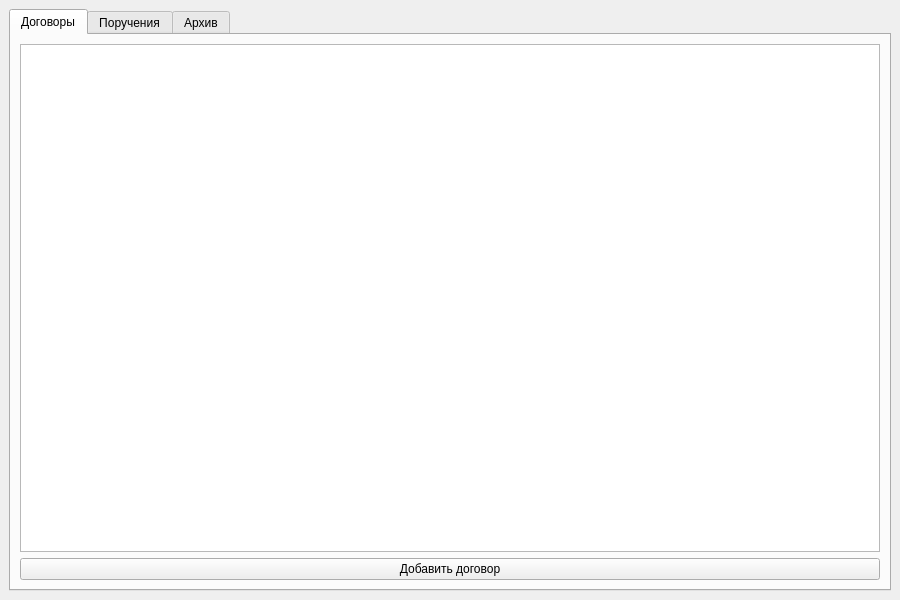
<?xml version="1.0" encoding="UTF-8"?>
<ui version="4.0">
 <class>UserWindow</class>
 <widget class="QMainWindow" name="UserWindow">
  <property name="geometry">
   <rect>
    <x>0</x>
    <y>0</y>
    <width>900</width>
    <height>600</height>
   </rect>
  </property>
  <property name="windowTitle">
   <string>Панель пользователя</string>
  </property>
  <widget class="QWidget" name="centralwidget">
   <layout class="QVBoxLayout" name="verticalLayout">
    <item>
     <widget class="QTabWidget" name="tabWidget">
      <property name="currentIndex">
       <number>0</number>
      </property>
      <widget class="QWidget" name="contractsTab">
       <attribute name="title">
        <string>Договоры</string>
       </attribute>
       <layout class="QVBoxLayout" name="verticalLayout_1">
        <item>
         <widget class="QTableWidget" name="contractsTable"/>
        </item>
        <item>
         <widget class="QPushButton" name="addContractBtn">
          <property name="text">
           <string>Добавить договор</string>
          </property>
         </widget>
        </item>
       </layout>
      </widget>
      <widget class="QWidget" name="tasksTab">
       <attribute name="title">
        <string>Поручения</string>
       </attribute>
       <layout class="QVBoxLayout" name="verticalLayout_2">
        <item>
         <widget class="QTableWidget" name="tasksTable"/>
        </item>
        <item>
         <widget class="QPushButton" name="addTaskBtn">
          <property name="text">
           <string>Добавить поручение</string>
          </property>
         </widget>
        </item>
       </layout>
      </widget>
      <widget class="QWidget" name="archiveTab">
       <attribute name="title">
        <string>Архив</string>
       </attribute>
       <layout class="QVBoxLayout" name="verticalLayout_3">
        <item>
         <widget class="QLineEdit" name="searchInput">
          <property name="placeholderText">
           <string>Поиск по архиву</string>
          </property>
         </widget>
        </item>
        <item>
         <widget class="QTableWidget" name="archiveTable"/>
        </item>
       </layout>
      </widget>
     </widget>
    </item>
   </layout>
  </widget>
 </widget>
 <resources/>
 <connections/>
</ui>
